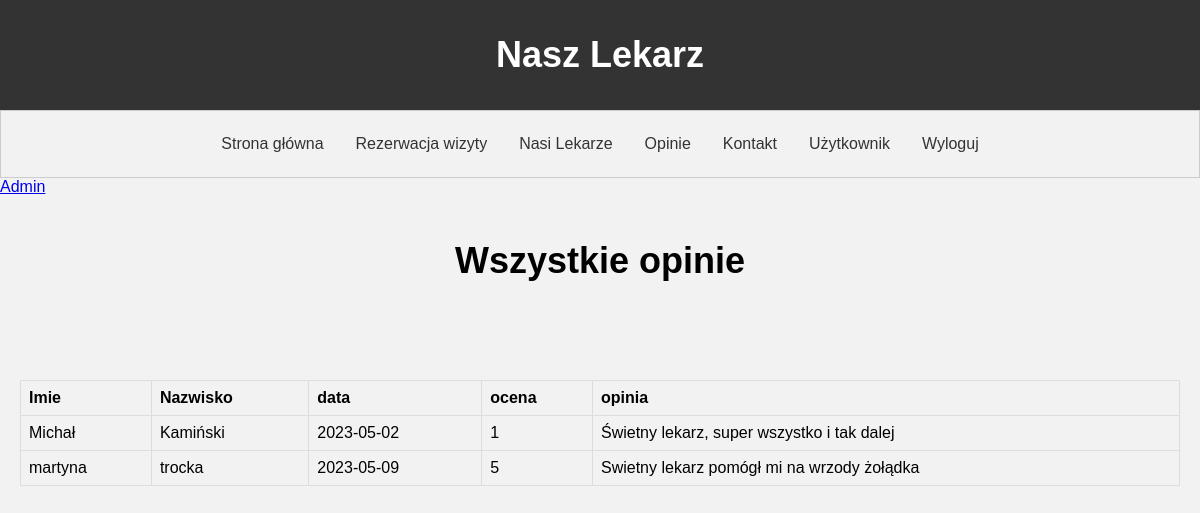
Before: /opinie.php (signed in) with the older database file.
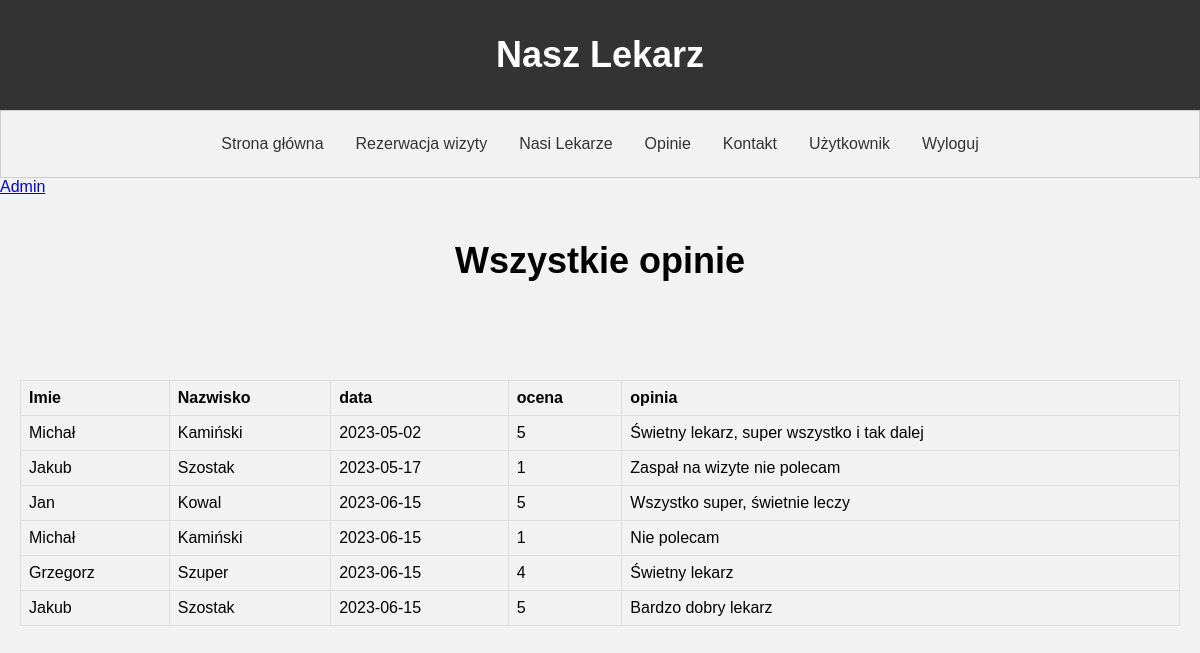
After: the same page with the newer database file.
### tables this page shows
CREATE TABLE `user` (
  `id` int(11) NOT NULL,
  `login` varchar(255) NOT NULL,
  `pass` varchar(255) NOT NULL,
  `email` varchar(255) NOT NULL,
  `typ` tinyint(1) NOT NULL
);

CREATE TABLE `opinie` (
  `id` int(11) NOT NULL,
  `id_lekarza` int(20) NOT NULL,
  `imie` varchar(30) NOT NULL,
  `nazwisko` varchar(30) NOT NULL,
  `data` date NOT NULL,
  `opinia` text NOT NULL,
  `ocena` int(1) NOT NULL
);

### opinie.php (the view, shortened to what this page needs)
<!DOCTYPE html>
<html>
  <head>
    <link rel="stylesheet" type="text/css" href="style.css">
  </head>
  <body>
    <header>
      <h1>Nasz Lekarz</h1>
    </header>
    <nav>
      <ul>
        <li><a href="index.php">Strona główna</a></li>
        <li><a href="rezerwacje.php">Rezerwacja wizyty</a></li>
        <li><a href="NasiLekarze.php">Nasi Lekarze</a></li>
        <li><a href="opinie.php">Opinie</a></li>
        <li><a href="kontakt.php">Kontakt</a></li>
        <li><a href='user.php'>Użytkownik</a></li>
        <li><a href="wyloguj.php">Wyloguj</a></li>
      </ul>
    </nav>
    <?php
	include 'connect.php';
      if(isSet($_SESSION["login"])){
        $user = $_SESSION["login"];
      }
      else{
        echo '<script type="text/javascript">
              window.location = "login.html";
              </script>';
      }
    if(isSet($_SESSION["login"])){
      $query = mysqli_query($con,"SELECT * FROM user WHERE login=\"$user\"");
      if (mysqli_num_rows($query) > 0) {
          while($row = mysqli_fetch_assoc($query)) {
            if($row["typ"]==1){
              echo "<a href='admin.php'>Admin</a>";
            }
          }
        }
    }
    ?>
    <main>
      <h1>Wszystkie opinie </h1>
      <?php
      include 'connect.php';
      echo'<br><br><br>';
    	$query = mysqli_query($con, "SELECT * FROM opinie");
        if (mysqli_num_rows($query) > 0) {
    	echo'<table>';
    	echo"<tr>";
    		echo"<th>Imie</th>";
    		echo"<th>Nazwisko</th>";
        echo"<th>data</th>";
        echo"<th>ocena</th>";
        echo"<th>opinia</th>";
    	echo"</tr>";
    	while($row = mysqli_fetch_assoc($query)) {
    		echo "<tr>";
    		echo "<td>" .  $row["imie"] . "</td>";
    		echo "<td>" .  $row["nazwisko"] . "</td>";
        echo "<td>" .  $row["data"] . "</td>";
        echo "<td>" .max(1, min(5, $row["ocena"])). "</td>";
        echo "<td>" .  $row["opinia"] . "</td>";
    		echo "</tr>";
      }
    	echo"</table>";
    	 }
      ?>
      <br>
    </main>
  </body>
</html>

Changed rows visible on the page:
removed opinie: imie "martyna", nazwisko "trocka", data "2023-05-09", ocena "5", opinia "Swietny lekarz pomógł mi na wrzody żołądka"
changed opinie "Świetny lekarz, super wszystko i tak dalej": ocena "1" → "5"
added opinie: imie "Jakub", nazwisko "Szostak", data "2023-05-17", ocena "1", opinia "Zaspał na wizyte nie polecam"
added opinie: imie "Jan", nazwisko "Kowal", data "2023-06-15", ocena "5", opinia "Wszystko super, świetnie leczy"
added opinie: imie "Michał", nazwisko "Kamiński", data "2023-06-15", ocena "1", opinia "Nie polecam"
added opinie: imie "Grzegorz", nazwisko "Szuper", data "2023-06-15", ocena "4", opinia "Świetny lekarz"
added opinie: imie "Jakub", nazwisko "Szostak", data "2023-06-15", ocena "5", opinia "Bardzo dobry lekarz"
